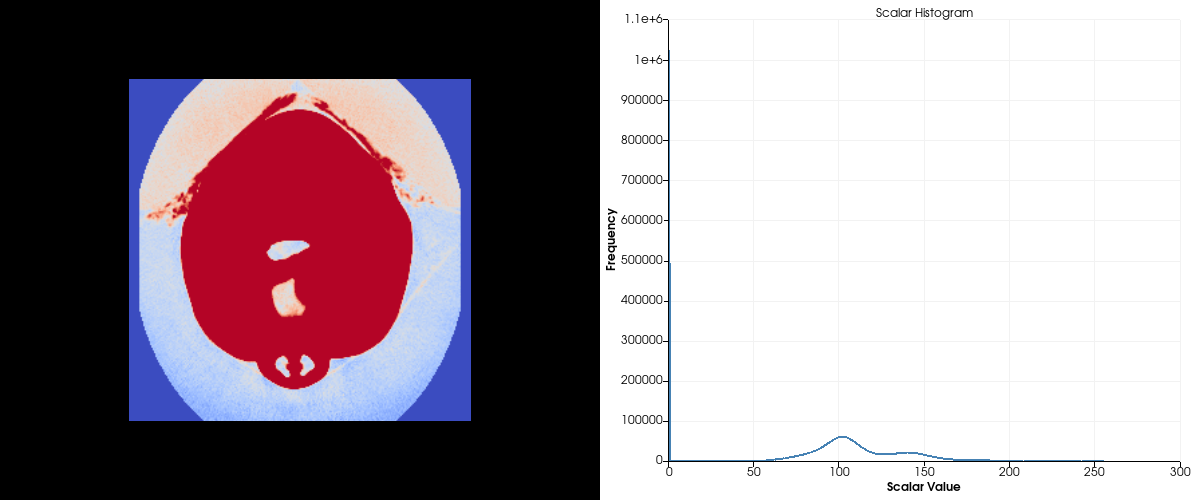

This figure's Python source:
#!/usr/bin/env python

# Compute and display a histogram of scalar values from a 3D medical
# volume (FullHead.mhd).  The left viewport shows the middle axial slice
# colored with a discrete lookup table derived from histogram bins.
# The right viewport shows the histogram as a bar chart using
# vtkChartXY / vtkPlotBar rendered through vtkContextActor.

import os
from pathlib import Path

# Factory overrides: importing these modules registers the OpenGL rendering
# and interaction style implementations for vtkRenderingCore factory classes.
import vtkmodules.vtkInteractionStyle  # noqa: F401
import vtkmodules.vtkRenderingContextOpenGL2  # noqa: F401
import vtkmodules.vtkRenderingOpenGL2  # noqa: F401
# VTK pipeline classes used in this example
from vtkmodules.vtkChartsCore import vtkChartXY
from vtkmodules.vtkCommonCore import vtkFloatArray, vtkIntArray, vtkLookupTable
from vtkmodules.vtkCommonDataModel import vtkTable
from vtkmodules.vtkIOImage import vtkMetaImageReader
from vtkmodules.vtkImagingCore import vtkImageMapToColors
from vtkmodules.vtkImagingStatistics import vtkImageAccumulate
from vtkmodules.vtkRenderingContext2D import vtkContextActor
from vtkmodules.vtkRenderingCore import (
    vtkColorTransferFunction,
    vtkImageActor,
    vtkRenderWindow,
    vtkRenderWindowInteractor,
    vtkRenderer,
)

# Colors (normalized RGB)
black_rgb = (0.0, 0.0, 0.0)
white_rgb = (1.0, 1.0, 1.0)

# Data directory: defaults to the folder containing this script
data_dir = Path(os.environ.get("VPE_DATA_DIR", Path(__file__).parent))

# Reader: load the 3D medical volume
reader = vtkMetaImageReader()
reader.SetFileName(str(data_dir / "FullHead.mhd"))
reader.Update()

# Histogram: compute scalar distribution with 256 bins
num_bins = 256
histogram = vtkImageAccumulate()
histogram.SetInputConnection(reader.GetOutputPort())
histogram.SetComponentExtent(0, num_bins - 1, 0, 0, 0, 0)
histogram.SetComponentOrigin(0, 0, 0)
histogram.SetComponentSpacing(1, 1, 1)
histogram.Update()

# Extract bin counts into arrays for the chart
bin_values = vtkFloatArray()
bin_values.SetName("Scalar Value")
bin_values.SetNumberOfTuples(num_bins)

count_values = vtkIntArray()
count_values.SetName("Frequency")
count_values.SetNumberOfTuples(num_bins)

hist_output = histogram.GetOutput()
for i in range(num_bins):
    bin_values.SetValue(i, float(i))
    count_values.SetValue(i, int(hist_output.GetScalarComponentAsDouble(i, 0, 0, 0)))

# Table: assemble the histogram data for the chart
table = vtkTable()
table.AddColumn(bin_values)
table.AddColumn(count_values)

# Lookup table: build a discrete colormap from cool-to-warm
ctf = vtkColorTransferFunction()
ctf.SetColorSpaceToDiverging()
ctf.AddRGBPoint(0.0, 0.230, 0.299, 0.754)
ctf.AddRGBPoint(128.0, 0.865, 0.865, 0.865)
ctf.AddRGBPoint(255.0, 0.706, 0.016, 0.150)

lut = vtkLookupTable()
lut.SetNumberOfTableValues(num_bins)
lut.SetRange(0, num_bins - 1)
for i in range(num_bins):
    rgb = ctf.GetColor(float(i))
    lut.SetTableValue(i, rgb[0], rgb[1], rgb[2], 1.0)
lut.Build()

# Map: apply the discrete colormap to the volume slice
map_to_colors = vtkImageMapToColors()
map_to_colors.SetInputConnection(reader.GetOutputPort())
map_to_colors.SetLookupTable(lut)
map_to_colors.SetOutputFormatToRGB()

# Display the middle axial slice
extent = reader.GetOutput().GetExtent()
mid_z = (extent[4] + extent[5]) // 2

# Actor: display the colormapped slice in the left viewport
slice_actor = vtkImageActor()
slice_actor.GetMapper().SetInputConnection(map_to_colors.GetOutputPort())
slice_actor.SetDisplayExtent(extent[0], extent[1], extent[2], extent[3],
                             mid_z, mid_z)

# Renderer 1: left viewport — colormapped slice
renderer_left = vtkRenderer()
renderer_left.AddActor(slice_actor)
renderer_left.SetViewport(0.0, 0.0, 0.5, 1.0)
renderer_left.SetBackground(black_rgb)
renderer_left.ResetCamera()

# Chart: build a bar chart of the histogram
chart = vtkChartXY()
chart.SetTitle("Scalar Histogram")
chart.GetAxis(0).SetTitle("Frequency")
chart.GetAxis(1).SetTitle("Scalar Value")

plot = chart.AddPlot(0)
plot.SetInputData(table, 0, 1)
plot.SetColor(70, 130, 180, 255)

# Context actor: host the chart in a standard renderer
context_actor = vtkContextActor()
context_actor.GetScene().AddItem(chart)

# Renderer 2: right viewport — histogram chart
renderer_right = vtkRenderer()
renderer_right.AddActor(context_actor)
renderer_right.SetViewport(0.5, 0.0, 1.0, 1.0)
renderer_right.SetBackground(white_rgb)
context_actor.GetScene().SetRenderer(renderer_right)

# Window: display the rendered scene
render_window = vtkRenderWindow()
render_window.AddRenderer(renderer_left)
render_window.AddRenderer(renderer_right)
render_window.SetWindowName("histogram")
render_window.SetMultiSamples(0)
render_window.SetSize(1200, 500)

# Interactor: handle mouse and keyboard events
render_window_interactor = vtkRenderWindowInteractor()
render_window_interactor.SetRenderWindow(render_window)

# Launch the interactive visualization
render_window_interactor.Initialize()
render_window_interactor.Start()
